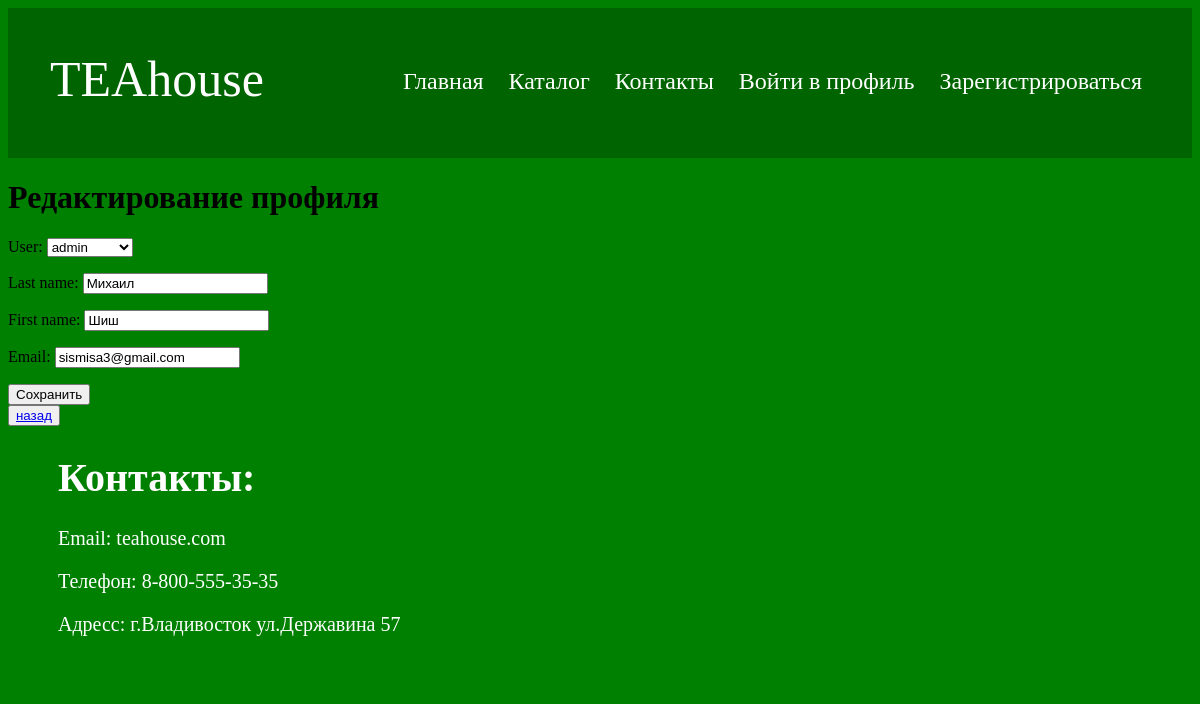
Screenshot of /about-me/2/update/ with the database file from the repository.
### shopapp/models.py (models this page shows)
class Profile(models.Model):
    user = models.OneToOneField(User, on_delete=models.CASCADE)
    last_name = models.CharField(max_length=100, null=False, blank=True)
    first_name = models.CharField(max_length=100, null=False, blank=True)
    email = models.CharField(max_length=100, null=False, blank=True)

### shopapp/views.py (the view, shortened to what this page needs)
# urls.py: path("about-me/<int:pk>/update/", AboutMeUpdateView.as_view(), name="profile-update"),
class AboutMeUpdateView(UserPassesTestMixin, UpdateView):
    def test_func(self):
        if self.request.user.is_staff:
            return True
        return True
    model = Profile
    fields = "user", 'last_name', 'first_name', 'email',
    template_name_suffix = "_update_form"

### shopapp/templates/shopapp/profile_update_form.html (shortened to what this page needs)
{% extends 'shopapp/base.html' %}
{% block body %}
  <h1>Редактирование профиля</h1>
  <div>
    <form method="post" enctype="multipart/form-data">
      {{ form.as_p }}
      <button type="submit">Сохранить</button>
    </form>
    <button type="submit"><a class="back" href="{% url 'shopapp:about-me'%}"> назад</a></button>
  </div>
{% endblock %}

### shopapp/static/shopapp/css/style.css (style rules this page uses)
body { background-color: rgb(0, 128, 0); }

### rows the page displays
Profile: user "admin", last_name "Михаил", first_name "Шиш", email "sismisa3@gmail.com"
